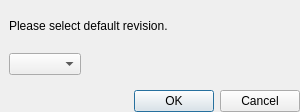
<?xml version="1.0" encoding="UTF-8"?>
<ui version="4.0">
 <class>FilesetRevisionDefaultChooserDialog</class>
 <widget class="QDialog" name="FilesetRevisionDefaultChooserDialog">
  <property name="geometry">
   <rect>
    <x>0</x>
    <y>0</y>
    <width>300</width>
    <height>112</height>
   </rect>
  </property>
  <property name="sizePolicy">
   <sizepolicy hsizetype="Preferred" vsizetype="Fixed">
    <horstretch>0</horstretch>
    <verstretch>0</verstretch>
   </sizepolicy>
  </property>
  <property name="windowTitle">
   <string>Select Fileset Revisions</string>
  </property>
  <layout class="QVBoxLayout" name="verticalLayout">
   <property name="spacing">
    <number>0</number>
   </property>
   <property name="leftMargin">
    <number>0</number>
   </property>
   <property name="topMargin">
    <number>0</number>
   </property>
   <property name="rightMargin">
    <number>0</number>
   </property>
   <property name="bottomMargin">
    <number>0</number>
   </property>
   <item>
    <widget class="QWidget" name="widget" native="true">
     <property name="sizePolicy">
      <sizepolicy hsizetype="Preferred" vsizetype="Preferred">
       <horstretch>0</horstretch>
       <verstretch>0</verstretch>
      </sizepolicy>
     </property>
     <layout class="QVBoxLayout" name="verticalLayout_2">
      <item>
       <widget class="QLabel" name="textLabel">
        <property name="text">
         <string>Please select default revision.</string>
        </property>
       </widget>
      </item>
      <item>
       <widget class="QWidget" name="widget_2" native="true">
        <layout class="QHBoxLayout" name="horizontalLayout_2">
         <property name="leftMargin">
          <number>0</number>
         </property>
         <property name="topMargin">
          <number>0</number>
         </property>
         <property name="rightMargin">
          <number>0</number>
         </property>
         <property name="bottomMargin">
          <number>0</number>
         </property>
         <item>
          <widget class="QComboBox" name="comboBoxRevisionsForDefault"/>
         </item>
         <item>
          <spacer name="horizontalSpacer_2">
           <property name="orientation">
            <enum>Qt::Horizontal</enum>
           </property>
           <property name="sizeHint" stdset="0">
            <size>
             <width>40</width>
             <height>20</height>
            </size>
           </property>
          </spacer>
         </item>
        </layout>
       </widget>
      </item>
     </layout>
    </widget>
   </item>
   <item>
    <layout class="QHBoxLayout" name="horizontalLayout">
     <property name="spacing">
      <number>12</number>
     </property>
     <item>
      <spacer name="horizontalSpacer">
       <property name="orientation">
        <enum>Qt::Horizontal</enum>
       </property>
       <property name="sizeHint" stdset="0">
        <size>
         <width>40</width>
         <height>20</height>
        </size>
       </property>
      </spacer>
     </item>
     <item>
      <widget class="QDialogButtonBox" name="buttonBox">
       <property name="orientation">
        <enum>Qt::Horizontal</enum>
       </property>
       <property name="standardButtons">
        <set>QDialogButtonBox::Cancel|QDialogButtonBox::Ok</set>
       </property>
      </widget>
     </item>
    </layout>
   </item>
  </layout>
 </widget>
 <resources/>
 <connections>
  <connection>
   <sender>buttonBox</sender>
   <signal>rejected()</signal>
   <receiver>FilesetRevisionDefaultChooserDialog</receiver>
   <slot>reject()</slot>
   <hints>
    <hint type="sourcelabel">
     <x>20</x>
     <y>20</y>
    </hint>
    <hint type="destinationlabel">
     <x>20</x>
     <y>20</y>
    </hint>
   </hints>
  </connection>
  <connection>
   <sender>buttonBox</sender>
   <signal>accepted()</signal>
   <receiver>FilesetRevisionDefaultChooserDialog</receiver>
   <slot>accept()</slot>
   <hints>
    <hint type="sourcelabel">
     <x>20</x>
     <y>20</y>
    </hint>
    <hint type="destinationlabel">
     <x>20</x>
     <y>20</y>
    </hint>
   </hints>
  </connection>
 </connections>
</ui>
